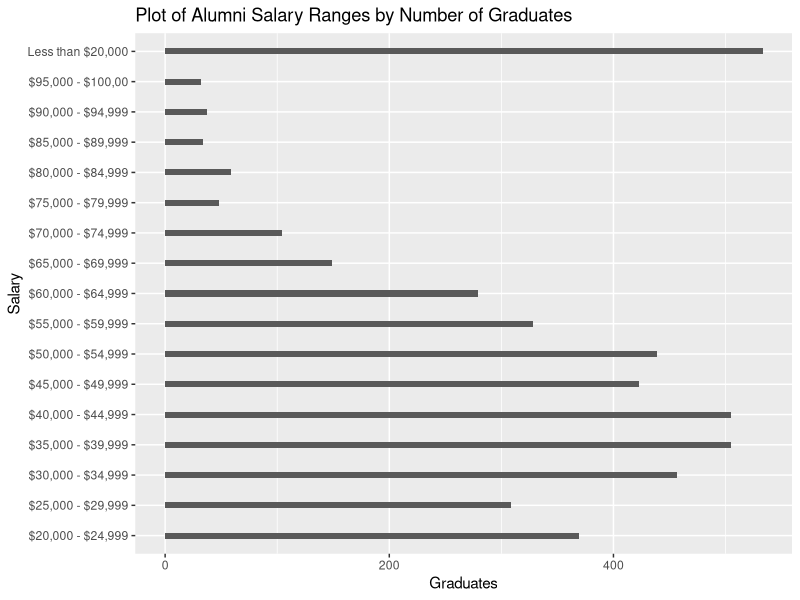

This chart was generated by the following R code:
## ---- chunk 1
knitr::opts_chunk$set(echo = FALSE)
## ---- chunk 2
library(tidyverse)
library(dplyr)
alumni<-read_csv("data/alumni_data.csv")
grouped_salary<-alumni %>% 
  group_by(Salary_range) %>% 
  filter(Salary_range !="NA",Salary_range !="Greater than $100")%>% 
  summarise(Graduates= n())
#lumped_data<-alumni %>%
  #mutate(Salary_range = fct_lump(Salary_range,n=4)%>%fct_infreq()) 
#h<-ggplot(lumped_data, aes(Salary_range)) +
 # geom_bar()
#h + coord_flip()
i<-ggplot(grouped_salary, aes(x=Salary_range, y=Graduates)) +
  ggtitle("Plot of Alumni Salary Ranges by Number of Graduates") +
  xlab("Salary") + ylab("Graduates") +
  geom_bar(stat = "identity", width=0.2)
i + coord_flip()

##stuffs<-grouped_salary%>%summary(number_of_graduates)
#stuffs
